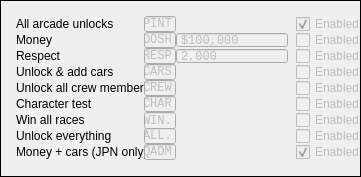
   <widget class="QFrame" name="cheats">
    <property name="geometry">
     <rect>
      <x>16</x>
      <y>224</y>
      <width>361</width>
      <height>177</height>
     </rect>
    </property>
    <property name="frameShape">
     <enum>QFrame::Box</enum>
    </property>
    <property name="frameShadow">
     <enum>QFrame::Plain</enum>
    </property>
    <widget class="QLabel" name="cheatsPINT">
     <property name="geometry">
      <rect>
       <x>16</x>
       <y>16</y>
       <width>273</width>
       <height>16</height>
      </rect>
     </property>
     <property name="statusTip">
      <string>Unlocks all arcade series, and all cars and tracks in custom race.</string>
     </property>
     <property name="text">
      <string>All arcade unlocks</string>
     </property>
    </widget>
    <widget class="QLabel" name="cheatsDOSH">
     <property name="geometry">
      <rect>
       <x>16</x>
       <y>32</y>
       <width>128</width>
       <height>16</height>
      </rect>
     </property>
     <property name="statusTip">
      <string>Sets your money in career to a specified amount ($10,000,000 by default).</string>
     </property>
     <property name="text">
      <string>Money</string>
     </property>
    </widget>
    <widget class="QLabel" name="cheatsRESP">
     <property name="geometry">
      <rect>
       <x>16</x>
       <y>48</y>
       <width>128</width>
       <height>16</height>
      </rect>
     </property>
     <property name="statusTip">
      <string>Sets your respect with all crew leaders to a specified amount (2,000 by default), and confers privileges accordingly.</string>
     </property>
     <property name="text">
      <string>Respect</string>
     </property>
    </widget>
    <widget class="QLabel" name="cheatsCARS">
     <property name="geometry">
      <rect>
       <x>16</x>
       <y>64</y>
       <width>273</width>
       <height>16</height>
      </rect>
     </property>
     <property name="statusTip">
      <string>Unlocks all cars in the dealership, all upgrades, and adds one of every car to your garage.</string>
     </property>
     <property name="text">
      <string>Unlock &amp; add cars</string>
     </property>
    </widget>
    <widget class="QLabel" name="cheatsCREW">
     <property name="geometry">
      <rect>
       <x>16</x>
       <y>80</y>
       <width>273</width>
       <height>16</height>
      </rect>
     </property>
     <property name="statusTip">
      <string>Adds all three crew members to your crew.</string>
     </property>
     <property name="text">
      <string>Unlock all crew members</string>
     </property>
    </widget>
    <widget class="QLabel" name="cheatsCHAR">
     <property name="geometry">
      <rect>
       <x>16</x>
       <y>96</y>
       <width>273</width>
       <height>16</height>
      </rect>
     </property>
     <property name="statusTip">
      <string>Talking to a rival will instead load a debug sequence where all clips can be previewed. You must quit the game to exit.</string>
     </property>
     <property name="text">
      <string>Character test</string>
     </property>
    </widget>
    <widget class="QLabel" name="cheatsWIN">
     <property name="geometry">
      <rect>
       <x>16</x>
       <y>112</y>
       <width>273</width>
       <height>16</height>
      </rect>
     </property>
     <property name="statusTip">
      <string>Win any race you enter regardless of finishing position. Does not work in multiplayer.</string>
     </property>
     <property name="text">
      <string>Win all races</string>
     </property>
    </widget>
    <widget class="QLabel" name="cheatsALL">
     <property name="geometry">
      <rect>
       <x>16</x>
       <y>128</y>
       <width>273</width>
       <height>16</height>
      </rect>
     </property>
     <property name="statusTip">
      <string>Activates PINT, DOSH, RESP, CARS, and CREW.</string>
     </property>
     <property name="text">
      <string>Unlock everything</string>
     </property>
    </widget>
    <widget class="QLabel" name="cheatsQADM">
     <property name="geometry">
      <rect>
       <x>16</x>
       <y>144</y>
       <width>273</width>
       <height>16</height>
      </rect>
     </property>
     <property name="statusTip">
      <string>Sets money ($1,000,000 by default) and unlocks all cars and upgrades. Exclusive to the Japanese PS2 version.</string>
     </property>
     <property name="text">
      <string>Money + cars (JPN only)</string>
     </property>
    </widget>
    <widget class="QLineEdit" name="cheatsPINTCode">
     <property name="enabled">
      <bool>false</bool>
     </property>
     <property name="geometry">
      <rect>
       <x>144</x>
       <y>16</y>
       <width>32</width>
       <height>16</height>
      </rect>
     </property>
     <property name="font">
      <font>
       <family>Lucida Console</family>
      </font>
     </property>
     <property name="statusTip">
      <string>Unlocks all arcade series, and all cars and tracks in custom race.</string>
     </property>
     <property name="text">
      <string>PINT</string>
     </property>
     <property name="maxLength">
      <number>4</number>
     </property>
    </widget>
    <widget class="QLineEdit" name="cheatsDOSHCode">
     <property name="enabled">
      <bool>false</bool>
     </property>
     <property name="geometry">
      <rect>
       <x>144</x>
       <y>32</y>
       <width>32</width>
       <height>16</height>
      </rect>
     </property>
     <property name="font">
      <font>
       <family>Lucida Console</family>
      </font>
     </property>
     <property name="statusTip">
      <string>Sets your money in career to a specified amount ($10,000,000 by default).</string>
     </property>
     <property name="text">
      <string>DOSH</string>
     </property>
     <property name="maxLength">
      <number>4</number>
     </property>
    </widget>
    <widget class="QLineEdit" name="cheatsRESPCode">
     <property name="enabled">
      <bool>false</bool>
     </property>
     <property name="geometry">
      <rect>
       <x>144</x>
       <y>48</y>
       <width>32</width>
       <height>16</height>
      </rect>
     </property>
     <property name="font">
      <font>
       <family>Lucida Console</family>
      </font>
     </property>
     <property name="statusTip">
      <string>Sets your respect with all crew leaders to a specified amount (2,000 by default), and confers privileges accordingly.</string>
     </property>
     <property name="text">
      <string>RESP</string>
     </property>
     <property name="maxLength">
      <number>4</number>
     </property>
    </widget>
    <widget class="QLineEdit" name="cheatsCARSCode">
     <property name="enabled">
      <bool>false</bool>
     </property>
     <property name="geometry">
      <rect>
       <x>144</x>
       <y>64</y>
       <width>32</width>
       <height>16</height>
      </rect>
     </property>
     <property name="font">
      <font>
       <family>Lucida Console</family>
      </font>
     </property>
     <property name="statusTip">
      <string>Unlocks all cars in the dealership, all upgrades, and adds one of every car to your garage.</string>
     </property>
     <property name="text">
      <string>CARS</string>
     </property>
     <property name="maxLength">
      <number>4</number>
     </property>
    </widget>
    <widget class="QLineEdit" name="cheatsCREWCode">
     <property name="enabled">
      <bool>false</bool>
     </property>
     <property name="geometry">
      <rect>
       <x>144</x>
       <y>80</y>
       <width>32</width>
       <height>16</height>
      </rect>
     </property>
     <property name="font">
      <font>
       <family>Lucida Console</family>
      </font>
     </property>
     <property name="statusTip">
      <string>Adds all three crew members to your crew.</string>
     </property>
     <property name="text">
      <string>CREW</string>
     </property>
     <property name="maxLength">
      <number>4</number>
     </property>
    </widget>
    <widget class="QLineEdit" name="cheatsCHARCode">
     <property name="enabled">
      <bool>false</bool>
     </property>
     <property name="geometry">
      <rect>
       <x>144</x>
       <y>96</y>
       <width>32</width>
       <height>16</height>
      </rect>
     </property>
     <property name="font">
      <font>
       <family>Lucida Console</family>
      </font>
     </property>
     <property name="statusTip">
      <string>Talking to a rival will instead load a debug sequence where all clips can be previewed. You must quit the game to exit.</string>
     </property>
     <property name="text">
      <string>CHAR</string>
     </property>
     <property name="maxLength">
      <number>4</number>
     </property>
    </widget>
    <widget class="QLineEdit" name="cheatsWINCode">
     <property name="enabled">
      <bool>false</bool>
     </property>
     <property name="geometry">
      <rect>
       <x>144</x>
       <y>112</y>
       <width>32</width>
       <height>17</height>
      </rect>
     </property>
     <property name="font">
      <font>
       <family>Lucida Console</family>
      </font>
     </property>
     <property name="statusTip">
      <string>Win any race you enter regardless of finishing position. Does not work in multiplayer.</string>
     </property>
     <property name="text">
      <string>WIN.</string>
     </property>
     <property name="maxLength">
      <number>4</number>
     </property>
    </widget>
    <widget class="QLineEdit" name="cheatsALLCode">
     <property name="enabled">
      <bool>false</bool>
     </property>
     <property name="geometry">
      <rect>
       <x>144</x>
       <y>128</y>
       <width>32</width>
       <height>16</height>
      </rect>
     </property>
     <property name="font">
      <font>
       <family>Lucida Console</family>
      </font>
     </property>
     <property name="statusTip">
      <string>Activates PINT, DOSH, RESP, CARS, and CREW.</string>
     </property>
     <property name="text">
      <string>ALL.</string>
     </property>
     <property name="maxLength">
      <number>4</number>
     </property>
    </widget>
    <widget class="QLineEdit" name="cheatsQADMCode">
     <property name="enabled">
      <bool>false</bool>
     </property>
     <property name="geometry">
      <rect>
       <x>144</x>
       <y>144</y>
       <width>32</width>
       <height>16</height>
      </rect>
     </property>
     <property name="font">
      <font>
       <family>Lucida Console</family>
      </font>
     </property>
     <property name="statusTip">
      <string>Sets money ($1,000,000 by default) and unlocks all cars and upgrades. Exclusive to the Japanese PS2 version.</string>
     </property>
     <property name="text">
      <string>QADM</string>
     </property>
     <property name="maxLength">
      <number>4</number>
     </property>
    </widget>
    <widget class="QSpinBox" name="cheatsDOSHValue">
     <property name="enabled">
      <bool>false</bool>
     </property>
     <property name="geometry">
      <rect>
       <x>176</x>
       <y>32</y>
       <width>112</width>
       <height>16</height>
      </rect>
     </property>
     <property name="font">
      <font>
       <family>Lucida Console</family>
      </font>
     </property>
     <property name="statusTip">
      <string>Change how much money DOSH gives you. Only available for decrypted binaries.</string>
     </property>
     <property name="buttonSymbols">
      <enum>QAbstractSpinBox::NoButtons</enum>
     </property>
     <property name="showGroupSeparator" stdset="0">
      <bool>true</bool>
     </property>
     <property name="prefix">
      <string>$</string>
     </property>
     <property name="maximum">
      <number>2147483647</number>
     </property>
     <property name="value">
      <number>10000000</number>
     </property>
    </widget>
    <widget class="QSpinBox" name="cheatsRESPValue">
     <property name="enabled">
      <bool>false</bool>
     </property>
     <property name="geometry">
      <rect>
       <x>176</x>
       <y>48</y>
       <width>112</width>
       <height>16</height>
      </rect>
     </property>
     <property name="font">
      <font>
       <family>Lucida Console</family>
      </font>
     </property>
     <property name="statusTip">
      <string>Change how much respect RESP gives you. Only available for decrypted binaries.</string>
     </property>
     <property name="buttonSymbols">
      <enum>QAbstractSpinBox::NoButtons</enum>
     </property>
     <property name="showGroupSeparator" stdset="0">
      <bool>true</bool>
     </property>
     <property name="prefix">
      <string/>
     </property>
     <property name="maximum">
      <number>2147483647</number>
     </property>
     <property name="value">
      <number>2000</number>
     </property>
    </widget>
    <widget class="QCheckBox" name="cheatsDOSHCheckbox">
     <property name="enabled">
      <bool>false</bool>
     </property>
     <property name="geometry">
      <rect>
       <x>296</x>
       <y>32</y>
       <width>67</width>
       <height>16</height>
      </rect>
     </property>
     <property name="statusTip">
      <string>Sets your money in career to a specified amount ($10,000,000 by default).</string>
     </property>
     <property name="text">
      <string>Enabled</string>
     </property>
     <property name="checked">
      <bool>false</bool>
     </property>
     <property name="tristate">
      <bool>false</bool>
     </property>
    </widget>
    <widget class="QCheckBox" name="cheatsPINTCheckbox">
     <property name="enabled">
      <bool>false</bool>
     </property>
     <property name="geometry">
      <rect>
       <x>296</x>
       <y>16</y>
       <width>67</width>
       <height>16</height>
      </rect>
     </property>
     <property name="statusTip">
      <string>Unlocks all arcade series, and all cars and tracks in custom race.</string>
     </property>
     <property name="text">
      <string>Enabled</string>
     </property>
     <property name="checked">
      <bool>true</bool>
     </property>
     <property name="tristate">
      <bool>false</bool>
     </property>
    </widget>
    <widget class="QCheckBox" name="cheatsRESPCheckbox">
     <property name="enabled">
      <bool>false</bool>
     </property>
     <property name="geometry">
      <rect>
       <x>296</x>
       <y>48</y>
       <width>67</width>
       <height>16</height>
      </rect>
     </property>
     <property name="statusTip">
      <string>Sets your respect with all crew leaders to a specified amount (2,000 by default), and confers privileges accordingly.</string>
     </property>
     <property name="text">
      <string>Enabled</string>
     </property>
     <property name="checked">
      <bool>false</bool>
     </property>
     <property name="tristate">
      <bool>false</bool>
     </property>
    </widget>
    <widget class="QCheckBox" name="cheatsCARSCheckbox">
     <property name="enabled">
      <bool>false</bool>
     </property>
     <property name="geometry">
      <rect>
       <x>296</x>
       <y>64</y>
       <width>67</width>
       <height>16</height>
      </rect>
     </property>
     <property name="statusTip">
      <string>Unlocks all cars in the dealership, all upgrades, and adds one of every car to your garage.</string>
     </property>
     <property name="text">
      <string>Enabled</string>
     </property>
     <property name="checked">
      <bool>false</bool>
     </property>
     <property name="tristate">
      <bool>false</bool>
     </property>
    </widget>
    <widget class="QCheckBox" name="cheatsWINCheckbox">
     <property name="enabled">
      <bool>false</bool>
     </property>
     <property name="geometry">
      <rect>
       <x>296</x>
       <y>112</y>
       <width>67</width>
       <height>16</height>
      </rect>
     </property>
     <property name="statusTip">
      <string>Win any race you enter regardless of finishing position. Does not work in multiplayer.</string>
     </property>
     <property name="text">
      <string>Enabled</string>
     </property>
     <property name="checked">
      <bool>false</bool>
     </property>
     <property name="tristate">
      <bool>false</bool>
     </property>
    </widget>
    <widget class="QCheckBox" name="cheatsCREWCheckbox">
     <property name="enabled">
      <bool>false</bool>
     </property>
     <property name="geometry">
      <rect>
       <x>296</x>
       <y>80</y>
       <width>67</width>
       <height>16</height>
      </rect>
     </property>
     <property name="statusTip">
      <string>Adds all three crew members to your crew.</string>
     </property>
     <property name="text">
      <string>Enabled</string>
     </property>
     <property name="checked">
      <bool>false</bool>
     </property>
     <property name="tristate">
      <bool>false</bool>
     </property>
    </widget>
    <widget class="QCheckBox" name="cheatsCHARCheckbox">
     <property name="enabled">
      <bool>false</bool>
     </property>
     <property name="geometry">
      <rect>
       <x>296</x>
       <y>96</y>
       <width>67</width>
       <height>16</height>
      </rect>
     </property>
     <property name="statusTip">
      <string>Talking to a rival will instead load a debug sequence where all clips can be previewed. You must quit the game to exit.</string>
     </property>
     <property name="text">
      <string>Enabled</string>
     </property>
     <property name="checked">
      <bool>false</bool>
     </property>
     <property name="tristate">
      <bool>false</bool>
     </property>
    </widget>
    <widget class="QCheckBox" name="cheatsALLCheckbox">
     <property name="enabled">
      <bool>false</bool>
     </property>
     <property name="geometry">
      <rect>
       <x>296</x>
       <y>128</y>
       <width>67</width>
       <height>16</height>
      </rect>
     </property>
     <property name="statusTip">
      <string>Activates PINT, DOSH, RESP, CARS, and CREW.</string>
     </property>
     <property name="text">
      <string>Enabled</string>
     </property>
     <property name="checked">
      <bool>false</bool>
     </property>
     <property name="tristate">
      <bool>false</bool>
     </property>
    </widget>
    <widget class="QCheckBox" name="cheatsQADMCheckbox">
     <property name="enabled">
      <bool>false</bool>
     </property>
     <property name="geometry">
      <rect>
       <x>296</x>
       <y>144</y>
       <width>67</width>
       <height>16</height>
      </rect>
     </property>
     <property name="statusTip">
      <string>Sets money ($1,000,000 by default) and unlocks all cars and upgrades. Exclusive to the Japanese PS2 version.</string>
     </property>
     <property name="text">
      <string>Enabled</string>
     </property>
     <property name="checked">
      <bool>true</bool>
     </property>
     <property name="tristate">
      <bool>false</bool>
     </property>
    </widget>
   </widget>
